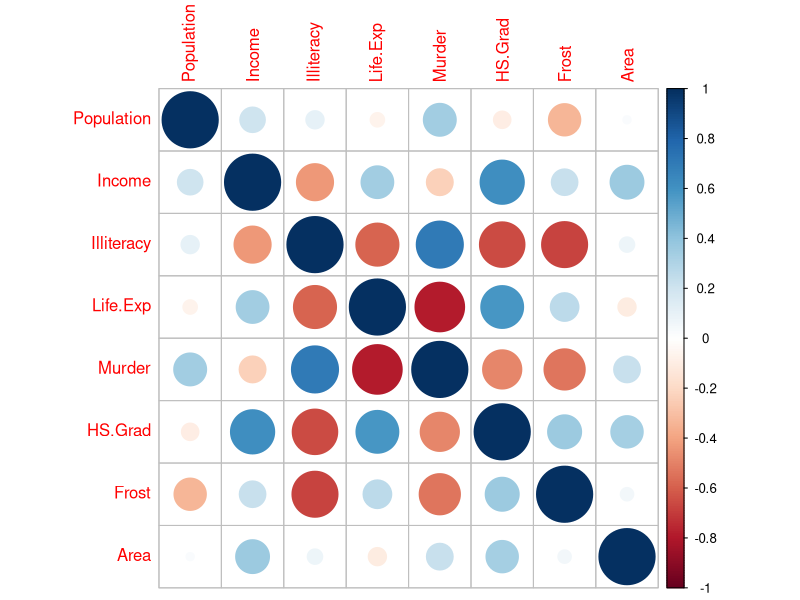
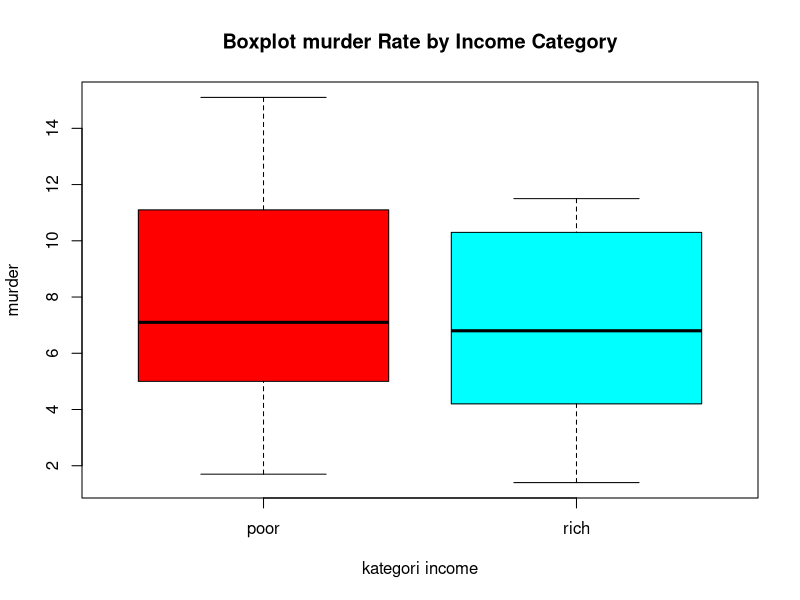
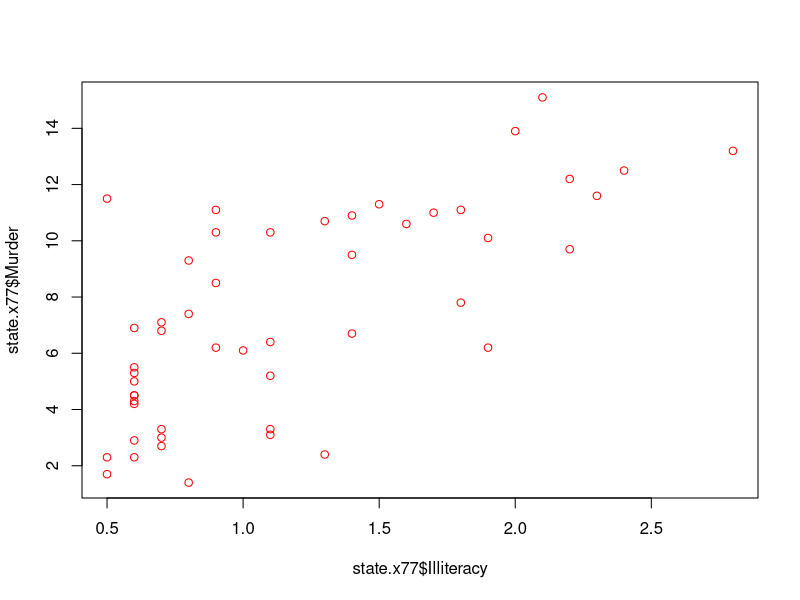
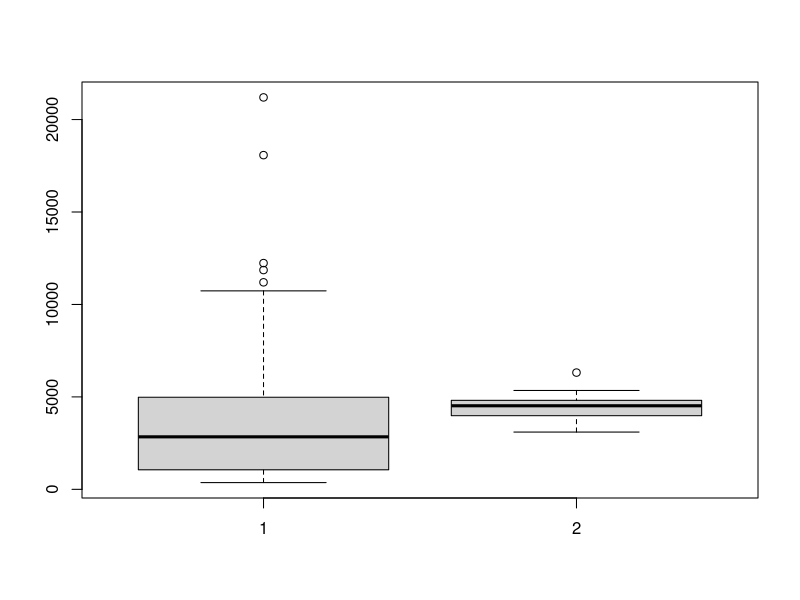
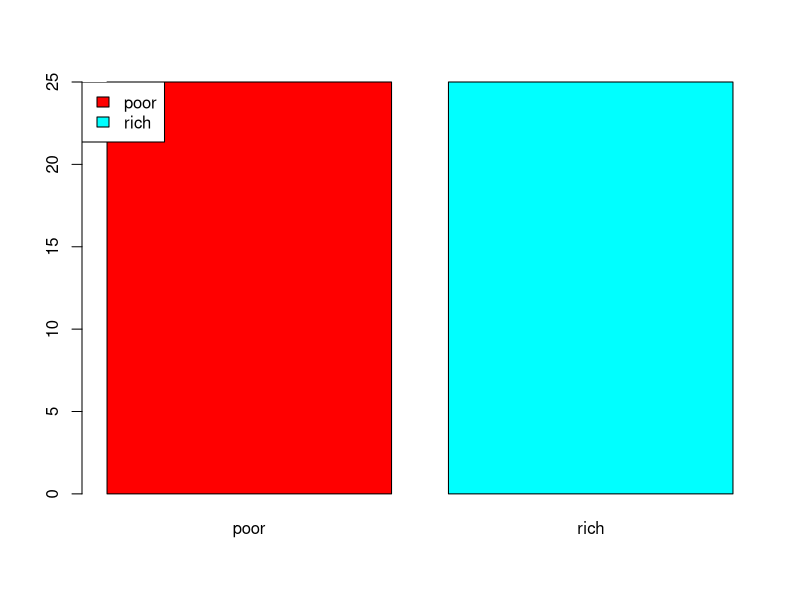

Source code (R) for these figures, in order:
#mengecek data set apa saja
data()
#pakai state x.77
head(state.x77) #untuk melihat data awal
help("state.x77")

#statistik deskriptif
state.x77<-data.frame(state.x77)
mean(state.x77$Population) #untuk rata-rata
median(state.x77$Population) #untuk nilai tengah
var(state.x77$Population) #untuk variasi
var(state.x77$Income) #Pendapatan
kv_populasi<-mean(state.x77$Population)/sd(state.x77$Population)
kv_income<-mean(state.x77$Income)/sd(state.x77$Income)
kv_populasi
kv_income

#Korelasi
cor(state.x77)
cor(state.x77[,1:3])
cor(state.x77[1:3,])

#analisis korelasi dengan plot korelasi
library(corrplot)
corrplot(cor(state.x77)) #jika biru maka hubungan kuat positif jika merah hubungan kuat negatif

#tabel frekuensi

#kategori populasi (low:0-3000, medium:3001-10000, high: 10001<)
state.x77$kategori_populasi<-cut(state.x77$Population,breaks = 
                                   c(0,3000,10000,Inf), labels = c("low","medium","high"))
head(state.x77)

#kategori income (poor: <=median, rich: median<)
median(state.x77$Income)
state.x77$kategori_income<-cut(state.x77$Income,breaks = c(0,median(state.x77$Income), Inf), labels = c("poor","rich"))
head(state.x77)

table(state.x77$kategori_income)

#kategori life.exp(short: <=q1, medium: q1-q3, long: q2-q3, very long: q3<)
state.x77$ktaegori_LE<-cut(state.x77$Life.Exp,breaks = c(-Inf,quantile(state.x77$Life.Exp,0.25),quantile(state.x77$Life.Exp,0.5), 
                                                         quantile(state.x77$Life.Exp,0.75), Inf), labels= c("short","medium","long","very long"))
head(state.x77) 

quantile(state.x77$Life.Exp,0.25)

#boxplot (menganalisis hubungan variabel kualitas)
plot(state.x77$kategori_income,state.x77$Murder,
     col=rainbow(2),
     xlab="kategori income", 
     ylab="murder",
     main="Boxplot murder Rate by Income Category")

#scatterplot
plot(state.x77$Illiteracy,state.x77$Murder, col = "red",)

#boxplot (untuk 1 variable)
boxplot(state.x77$Population,state.x77$Income)

#stem and leaf diagaram (untuk melihat distribusi data)
stem(state.x77$Income)

#diagaram batang
tab<-table(state.x77$kategori_income)
barplot(tab, col = (rainbow(2)))
legend("topleft",c("poor","rich"),fill=rainbow(2))
